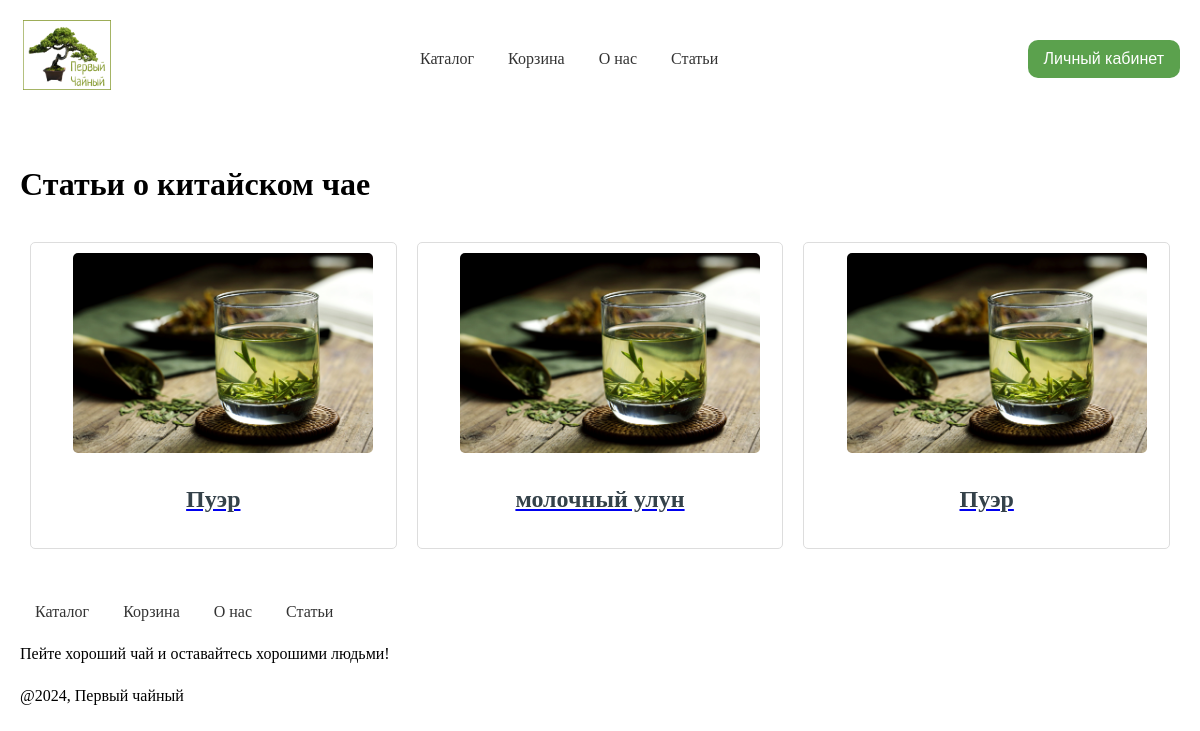
Page /states on the earlier database version.
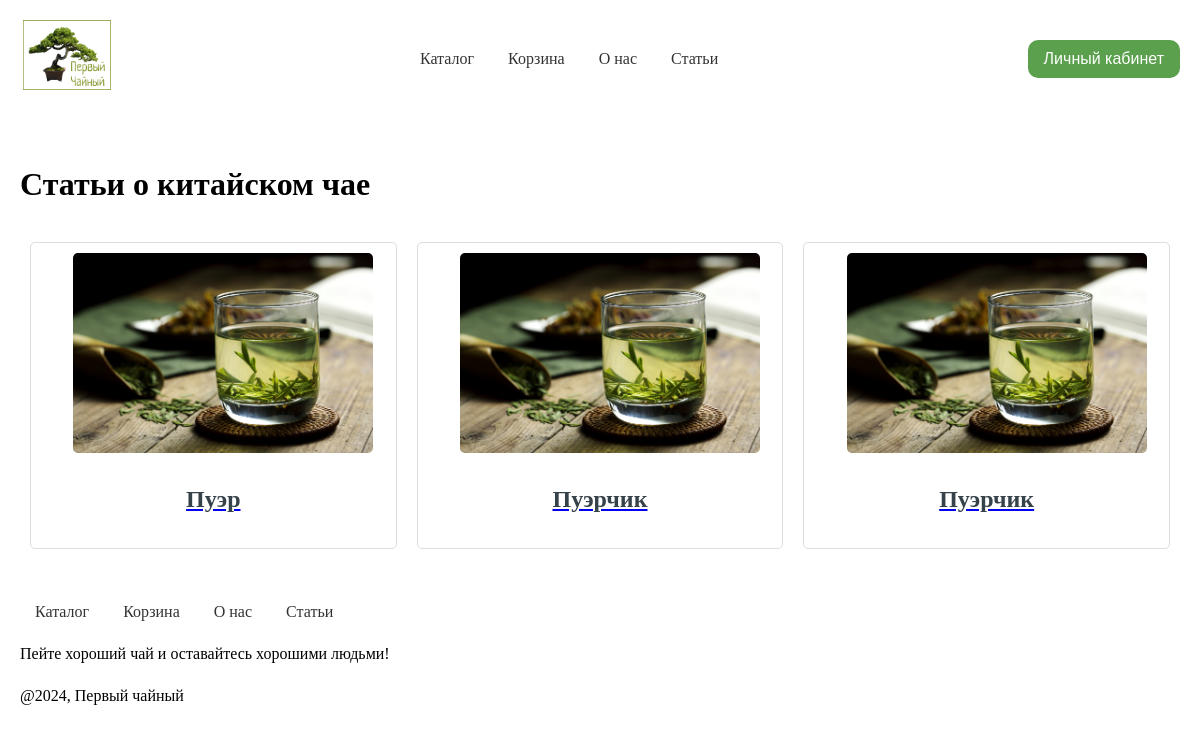
Same page on the later database version.
### models/states.py (models this page shows, shortened)
class State(db.Model):
    __tablename__ = "states"
    id = db.Column(Integer, primary_key=True)
    title = db.Column(String, nullable=False)
    content = db.Column(String, nullable=False)
    image_url = db.Column(String, nullable=True)

### routers/states.py (the view)
@states_bp.route("/states")
def states():
    all_states = State.query.all()
    return render_template('states/state.html', states=all_states)

### templates/states/state.html (shortened to what this page needs)
{% extends "catalog/base.html" %}
{% block content %}
        <h1>Статьи о китайском чае</h1>
        <div class="article-list">
            {% for state in states %}
                <div class="article-item">
                    <a href="states/{{ state.id }}">
                        <img src="static/images/{{ state.image_url }}.jpg" alt="{{ state.title }}" class="article-image">
                        <h2 class="article-title">{{ state.title }}</h2>
                    </a>
                </div>
            {% endfor %}
        </div>
{% endblock %}

### templates/catalog/base.html (shortened to what this page needs)
<!DOCTYPE html>
<html lang="ru">
<head>
</head>
<body>
    <header>
        <a href="/"><img src="/static/images/logo.png" alt="Логотип" class="logo"></a>
        <nav>
            <a href="/showcase">Каталог</a>
            <a href="/cart_view">Корзина</a>
            <a href="/about">О нас</a>
            <a href="/states">Статьи</a>
        </nav>
        <div class="dropdown">
        {% if not current_user.is_authenticated %}
        <button class="dropbtn">Личный кабинет</button>
        {% else %}
        <button class="dropbtn">Добро пожаловать, {{ current_user.first_name }}!</button>
        <div class="dropdown-content">
            <a href="/logout">Выйти</a>
        </div>
        {% endif %}
        </div>
    </header>
    <main>
        {% block content %}<h1>Рады приветствовать Вас в нашем чайном магазине</h1> {% endblock %}
    </main>
    <footer>
            <a href="/showcase/">Каталог</a>
            <a href="/cart_view/">Корзина</a>
            <a href="/about">О нас</a>
            <a href="/states">Статьи</a>
            <p>Пейте хороший чай и оставайтесь хорошими людьми!</p>
            <p>@2024, Первый чайный</p>
    </footer>
</body>
</html>

### templates/catalog/base.html (style rules this page uses)
body { font-family: Montserrat; line-height: 1.6; margin: 0; padding: 0; }
header { display: flex; align-items: center; justify-content: space-between; padding: 20px; max-width: 1200px; margin: auto; }
header, nav, main, footer { padding: 20px; margin: auto; max-width: 1200px; }
nav a { text-decoration: none; color: #333; padding: 10px 15px; }
footer a { text-decoration: none; color: #333; padding: 10px 15px; }
.logo { max-height: 70px; margin-right: auto; }
nav { margin-left: auto; }
.dropdown { position: relative; display: inline-block; }
.dropbtn { background-color: #5BA14D; color: white; padding: 10px 16px; font-size: 16px; border: none; cursor: pointer; border-radius: 10px; }
.article-list { display: flex; flex-wrap: wrap; justify-content: space-between; }
.article-item { background: #ffffff; border: 1px solid #dddddd; border-radius: 5px; margin: 10px; padding: 10px; width: calc(33.33% - 20px); box-sizing: border-box; text-align: center; }
.article-image { max-width: 100%; height: auto; border-radius: 5px; }
.article-title { color: #35424a; text-decoration: none; }
.article-image { max-width: 300px; height: auto; margin-left: 20px; border-radius: 5px; }

Differences in the rows shown:
removed State: title "молочный улун"
added State: title "Пуэрчик"
changed State (number 3 of 3 on the later page): title "Пуэр" → "Пуэрчик"
